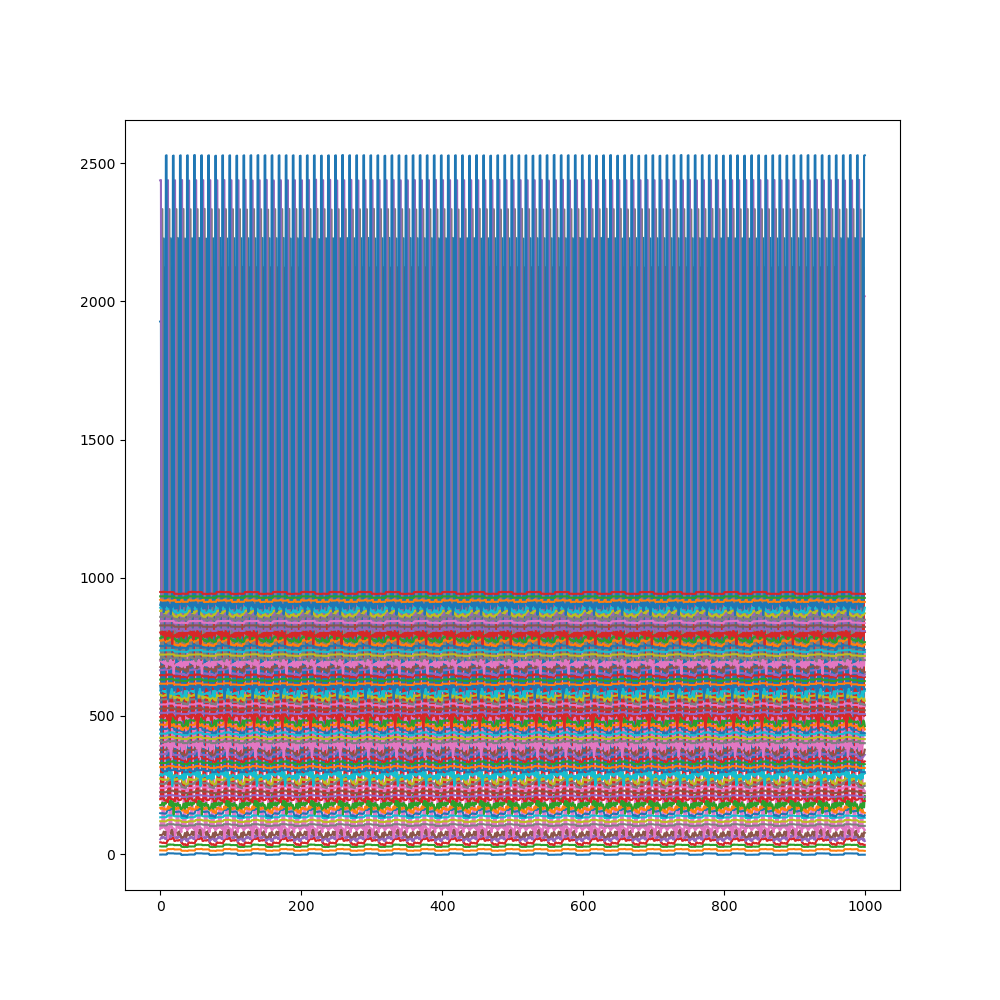

Recreate this plot in Python.
import matplotlib.pyplot as plt
import numpy as np
import matplotlib
import os
matplotlib.use('agg')

fname = r"/mnt/c/Users/spencer/Documents/kyberphysics/src/workflows/Data/calibration2020-10-22T16_12_02.bin"

conversion = 0.0002861 # ints to mV

#fname = ''
metadata = os.path.splitext(fname)[0] + '.csv'
# data = np.fromfile(fname, dtype=np.float32)
data = np.fromfile(fname,dtype=np.int32)
trials = np.genfromtxt(metadata)
print(trials)
data = data.reshape((len(trials),-1,68))*conversion

fig, ax = plt.subplots(1,1,figsize=(10,10))

stack = np.vstack([data[0,:,i] + i * 15 for i,c in enumerate(range(64))])
ax.plot(stack.T)

fig.savefig("test_plot.png")